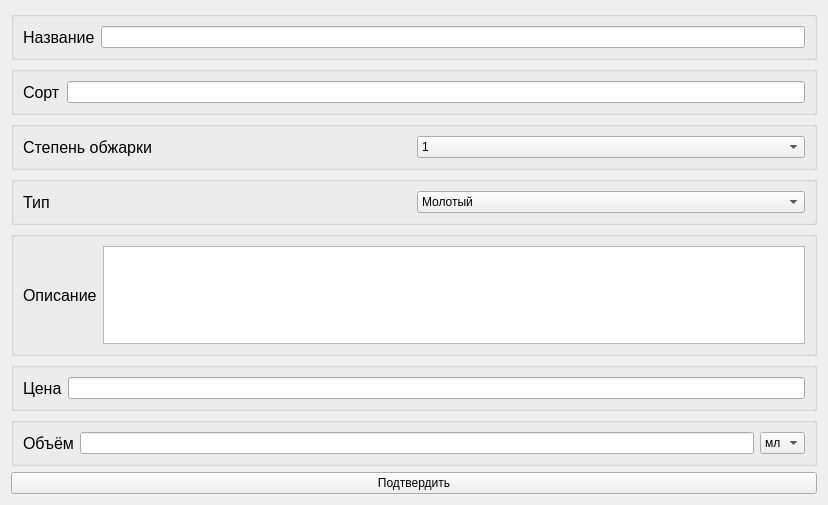
<?xml version="1.0" encoding="UTF-8"?>
<ui version="4.0">
 <class>Form</class>
 <widget class="QWidget" name="Form">
  <property name="geometry">
   <rect>
    <x>0</x>
    <y>0</y>
    <width>828</width>
    <height>505</height>
   </rect>
  </property>
  <property name="windowTitle">
   <string>Form</string>
  </property>
  <layout class="QVBoxLayout" name="verticalLayout">
   <item>
    <widget class="QGroupBox" name="groupBox">
     <property name="title">
      <string/>
     </property>
     <layout class="QHBoxLayout" name="horizontalLayout">
      <item>
       <widget class="QLabel" name="label">
        <property name="font">
         <font>
          <pointsize>12</pointsize>
         </font>
        </property>
        <property name="text">
         <string>Название</string>
        </property>
       </widget>
      </item>
      <item>
       <widget class="QLineEdit" name="name"/>
      </item>
     </layout>
    </widget>
   </item>
   <item>
    <widget class="QGroupBox" name="groupBox_2">
     <property name="title">
      <string/>
     </property>
     <layout class="QHBoxLayout" name="horizontalLayout_7">
      <item>
       <widget class="QLabel" name="label_2">
        <property name="font">
         <font>
          <pointsize>12</pointsize>
         </font>
        </property>
        <property name="text">
         <string>Сорт</string>
        </property>
       </widget>
      </item>
      <item>
       <widget class="QLineEdit" name="sort"/>
      </item>
     </layout>
    </widget>
   </item>
   <item>
    <widget class="QGroupBox" name="groupBox_4">
     <property name="title">
      <string/>
     </property>
     <layout class="QHBoxLayout" name="horizontalLayout_2">
      <item>
       <widget class="QLabel" name="label_4">
        <property name="font">
         <font>
          <pointsize>12</pointsize>
         </font>
        </property>
        <property name="text">
         <string>Степень обжарки</string>
        </property>
       </widget>
      </item>
      <item>
       <widget class="QComboBox" name="roasting">
        <item>
         <property name="text">
          <string>1</string>
         </property>
        </item>
        <item>
         <property name="text">
          <string>2</string>
         </property>
        </item>
        <item>
         <property name="text">
          <string>3</string>
         </property>
        </item>
        <item>
         <property name="text">
          <string>4</string>
         </property>
        </item>
        <item>
         <property name="text">
          <string>5</string>
         </property>
        </item>
       </widget>
      </item>
     </layout>
    </widget>
   </item>
   <item>
    <widget class="QGroupBox" name="groupBox_5">
     <property name="title">
      <string/>
     </property>
     <layout class="QHBoxLayout" name="horizontalLayout_3">
      <item>
       <widget class="QLabel" name="label_5">
        <property name="font">
         <font>
          <pointsize>12</pointsize>
         </font>
        </property>
        <property name="text">
         <string>Тип</string>
        </property>
       </widget>
      </item>
      <item>
       <widget class="QComboBox" name="type">
        <item>
         <property name="text">
          <string>Молотый</string>
         </property>
        </item>
        <item>
         <property name="text">
          <string>Зерновой</string>
         </property>
        </item>
       </widget>
      </item>
     </layout>
    </widget>
   </item>
   <item>
    <widget class="QGroupBox" name="groupBox_6">
     <property name="title">
      <string/>
     </property>
     <layout class="QHBoxLayout" name="horizontalLayout_4">
      <item>
       <widget class="QLabel" name="label_6">
        <property name="font">
         <font>
          <pointsize>12</pointsize>
         </font>
        </property>
        <property name="text">
         <string>Описание</string>
        </property>
       </widget>
      </item>
      <item>
       <widget class="QPlainTextEdit" name="description"/>
      </item>
     </layout>
    </widget>
   </item>
   <item>
    <widget class="QGroupBox" name="groupBox_7">
     <property name="title">
      <string/>
     </property>
     <layout class="QHBoxLayout" name="horizontalLayout_5">
      <item>
       <widget class="QLabel" name="label_7">
        <property name="font">
         <font>
          <pointsize>12</pointsize>
         </font>
        </property>
        <property name="text">
         <string>Цена</string>
        </property>
       </widget>
      </item>
      <item>
       <widget class="QLineEdit" name="cost"/>
      </item>
     </layout>
    </widget>
   </item>
   <item>
    <widget class="QGroupBox" name="groupBox_8">
     <property name="title">
      <string/>
     </property>
     <layout class="QHBoxLayout" name="horizontalLayout_6">
      <item>
       <widget class="QLabel" name="label_8">
        <property name="font">
         <font>
          <pointsize>12</pointsize>
         </font>
        </property>
        <property name="text">
         <string>Объём</string>
        </property>
       </widget>
      </item>
      <item>
       <widget class="QLineEdit" name="volume"/>
      </item>
      <item>
       <widget class="QComboBox" name="volume_comboBox">
        <item>
         <property name="text">
          <string>мл</string>
         </property>
        </item>
        <item>
         <property name="text">
          <string>л</string>
         </property>
        </item>
       </widget>
      </item>
     </layout>
    </widget>
   </item>
   <item>
    <widget class="QPushButton" name="accept">
     <property name="text">
      <string>Подтвердить</string>
     </property>
    </widget>
   </item>
  </layout>
 </widget>
 <resources/>
 <connections/>
</ui>
